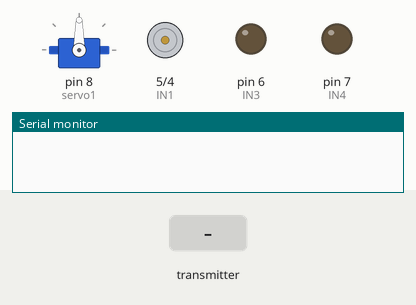
Recording of a sketch running on a simulated Arduino Uno, built with avr-gcc and run on an emulated ATmega328P. Parts: servo, motor-driver pin pairs drawn as motors (green arrow = first pin HIGH = forward, orange = second pin HIGH = backward, longer = more drive, scaled by the enable pin), output pins drawn as LEDs (lit = HIGH), the last lines printed to the serial monitor. The test bench sets the inputs (shaded band). No radio packets arrive unless stated.

Above: at 1.5 s.
1.6 s: the transmitter starts sending received_data.0 = 64
At 2.6 s:
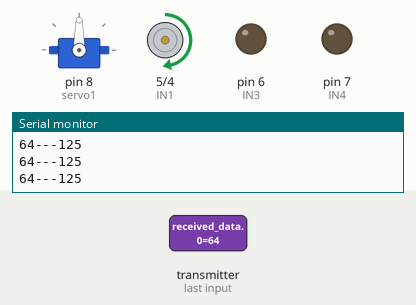
3.1 s: the transmitter starts sending received_data.0 = 128
At 3.6 s:
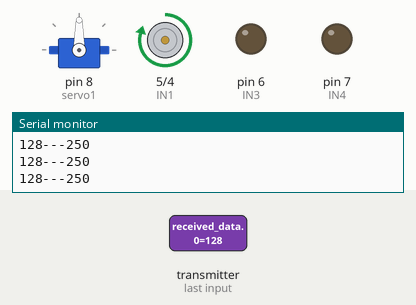
Timing chart, 0 to 6.1 s (numbered marks = the images above; inputs shaded):
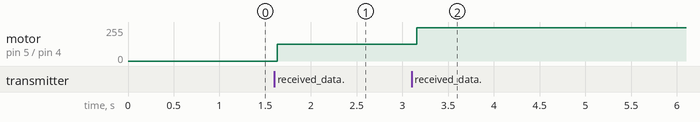

The sketch:

RX.ino
```cpp
#include <Servo.h>
#include <SPI.h>
#include "nRF24L01.h"
#include "RF24.h"

RF24 radio(9,10);

const uint64_t pipes[2] = { 0xF0F0F0F0E1LL, 0xF0F0F0F0D2LL };//2 pipes communication
uint8_t received_data[3];
uint8_t num_received_data =sizeof(received_data);

const int servo1 = 8;//  servo

Servo myservo;  // create servo object to control a servo
int servoval;  // variable to read the value from the analog pin


////
const int IN1 = 5;
const int IN2 = 4;
const int IN3 = 6;
const int IN4 = 7;

const int ENA = 3;
////

void setup(void)
{
  Serial.begin(9600);
  delay(300); //wait until the esc starts in case of Arduino got power first
  myservo.attach(servo1);  // attaches the servo on pin 3 to the servo object
  myservo.write(90);

  radio.begin();
  radio.setPALevel(RF24_PA_LOW);
  radio.setRetries(15,15);
  radio.openReadingPipe(1,pipes[1]);
  radio.startListening();
  radio.printDetails();
  radio.openWritingPipe(pipes[1]);
  radio.openReadingPipe(1,pipes[0]);
  radio.startListening();

  pinMode (IN1, OUTPUT);
  pinMode (IN2, OUTPUT);
  pinMode (IN3, OUTPUT);
  pinMode (IN4, OUTPUT);
  pinMode (ENA, OUTPUT);

}//void setup

void loop(void)
{
  digitalWrite(IN1, HIGH);
  digitalWrite(IN2, LOW);

  ///////////////////////////////Radio reading///////////////////////////////////////////////////////
  if ( radio.available() )
  {
    bool done = false;
    while (!done)
    {
    done = radio.read(&received_data, num_received_data  );
    delay(30);
    }// while (!done)

    Serial.print(received_data[0]);
    Serial.print ("---");
   // Serial.print(received_data[1]);
   // Serial.print ("---");
   // Serial.print(received_data[2]);

    radio.stopListening();

    radio.startListening();

 /****************************************steering servo*********************************************************************/
    servoval = received_data[0];
   // servoval = servoval*10;//scale back
    servoval = map(servoval, 0, 102, 0, 200);//steering servo
    Serial.println(servoval);
    analogWrite(ENA, servoval);
    delay(30);


  }// if ( radio.available() )
}//void loop(void)
```

Measured:
- after the input at 1.6 s, motor on pin 5 (IN1) / pin 4 (IN2): stopped → forward 125/255 at once
- after the input at 3.1 s, motor on pin 5 (IN1) / pin 4 (IN2): forward 125/255 → forward 250/255 after 0.06 s
